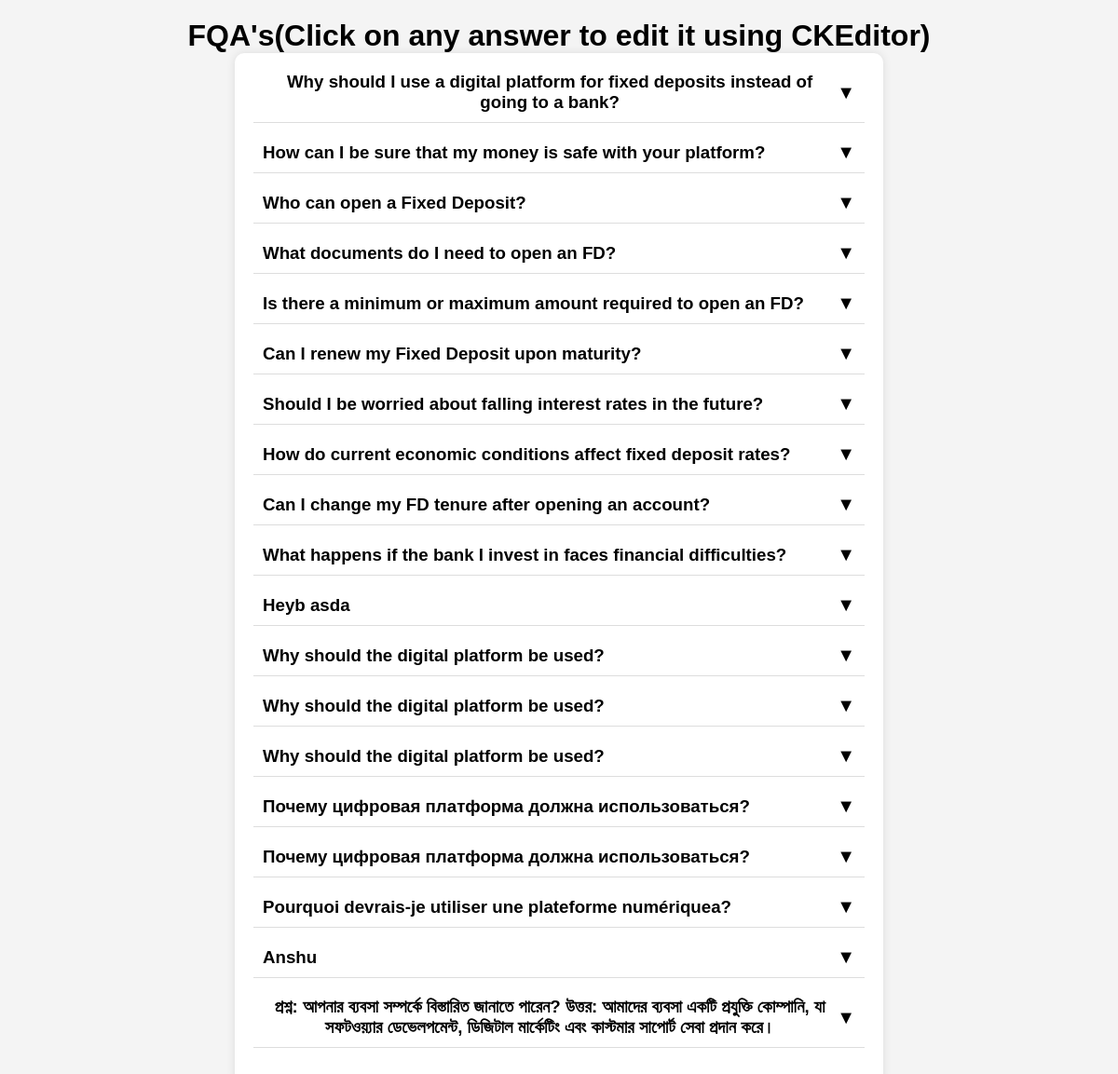
The page /faqs/ on the database its author committed.
### FAQS/models.py (models this page shows, shortened)
class FAQ(models.Model):
    question = models.TextField()
    answer = RichTextField()
    question_hi = models.TextField(blank=True, null=True)  # Hindi
    question_bn = models.TextField(blank=True, null=True)  # Bengali translation
    question_fr = models.TextField(blank=True, null=True)  # French translation
    question_ar = models.TextField(blank=True, null=True)  # Arabic
    question_ru = models.TextField(blank=True, null=True)  # Russian
    question_ur = models.TextField(blank=True, null=True)  # Urdu
    answer_hi = RichTextField(blank=True, null=True)       # Hindi
    answer_bn = RichTextField(blank=True, null=True)       # Bengali
    answer_fr = RichTextField(blank=True, null=True)       # French
    answer_ar = RichTextField(blank=True, null=True)       # Arabic
    answer_ru = RichTextField(blank=True, null=True)       # Russian
    answer_ur = RichTextField(blank=True, null=True)       # Urdu
    def get_translated_text(self, lang_code='en'):
        translations = {
            'en': {'question': self.question, 'answer': self.answer},
            'hi': {'question': self.question_hi, 'answer': self.answer_hi},
            'bn': {'question': self.question_bn, 'answer': self.answer_bn},
            'fr': {'question': self.question_fr, 'answer': self.answer_fr},
            'ar': {'question': self.question_ar, 'answer': self.answer_ar},
            'ru': {'question': self.question_ru, 'answer': self.answer_ru},
            'ur': {'question': self.question_ur, 'answer': self.answer_ur},
        }
        translated_question = translations.get(lang_code, {}).get('question', self.question)
        translated_answer = translations.get(lang_code, {}).get('answer', self.answer)
        return translated_question, translated_answer

### FAQS/views.py (the view)
# urls.py: path('',FAQSViews),
def FAQSViews(request):
    lang = request.GET.get('lang', 'en')
    faqs = FAQ.objects.all()
    for faq in faqs:
        translated_question, translated_answer = faq.get_translated_text(lang_code=lang)
        if not translated_question or not translated_answer:
            translated_question, translated_answer = asyncio.run(detect_and_translate(faq, Translator(), lang))
        faq.translated_question = translated_question
        faq.translated_answer = translated_answer
    return render(request, 'faqs.html', {'faqs': faqs})

### FAQS/templates/faqs.html (shortened to what this page needs)
{% load static %}
<!DOCTYPE html>
<html lang="en">
<head>
    <link rel="stylesheet" href="{% static 'css/faqs.css' %}">
</head>
<body>
    <h1>FQA's(Click on any answer to edit it using CKEditor)</h1>
    <div class="faq-container">
        {% for faq in faqs %}
        <div class="faq-item">
            <div class="faq-question" onclick="toggleAnswer(this)">
                <h3>{{ faq.question }}</h3>
                <span class="toggle-icon" >&#9660;</span>
            </div>
        </div>
        {% endfor %}
    </div>
</body>
</html>

### FAQS/static/css/faqs.css (style rules this page uses)
* { margin: 0; padding: 0; box-sizing: border-box; }
body { font-family: Arial, sans-serif; background-color: #f4f4f4; padding: 20px; text-align: center; }
.faq-container { width: 60%; margin: auto; background: #fff; padding: 20px; border-radius: 10px; box-shadow: 0px 0px 10px rgba(0, 0, 0, 0.1); }
.faq-item { margin-bottom: 20px; border-bottom: 1px solid #ddd; padding-bottom: 10px; }
.faq-question { display: flex; justify-content: space-between; align-items: center; cursor: pointer; padding: 0 10px; }
.toggle-icon { font-size: 20px; cursor: pointer; }

### rows shown on the page
FAQ: question "Why should I use a digital platform for fixed deposits instead of going to a bank?"
FAQ: question "How can I be sure that my money is safe with your platform?"
FAQ: question "Who can open a Fixed Deposit?"
FAQ: question "What documents do I need to open an FD?"
FAQ: question "Is there a minimum or maximum amount required to open an FD?"
FAQ: question "Can I renew my Fixed Deposit upon maturity?"
FAQ: question "Should I be worried about falling interest rates in the future?"
FAQ: question "How do current economic conditions affect fixed deposit rates?"
FAQ: question "Can I change my FD tenure after opening an account?"
FAQ: question "What happens if the bank I invest in faces financial difficulties?"
FAQ: question "Heyb asda"
FAQ: question "Why should the digital platform be used?"
FAQ: question "Why should the digital platform be used?"
FAQ: question "Why should the digital platform be used?"
FAQ: question "Почему цифровая платформа должна использоваться?"
FAQ: question "Почему цифровая платформа должна использоваться?"
FAQ: question "Pourquoi devrais-je utiliser une plateforme numériquea?"
FAQ: question "Anshu"
FAQ: question "প্রশ্ন: আপনার ব্যবসা সম্পর্কে বিস্তারিত জানাতে পারেন? উত্তর: আমাদের ব্যবসা একটি প্রযুক্তি কোম্পানি, যা সফটওয়্যার ডেভেলপমেন্ট, ডিজিটাল মার্কেটিং এবং কাস্টমার সাপোর্ট সেবা প্রদান করে।"
